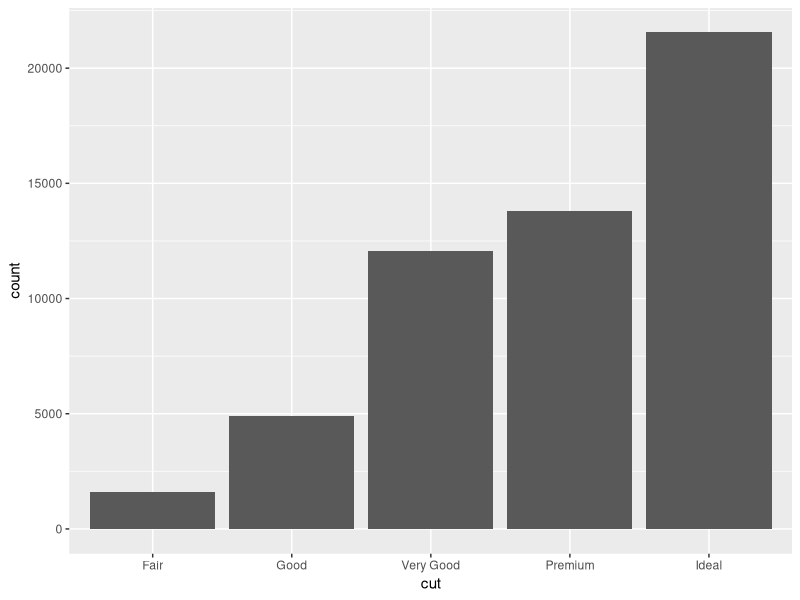
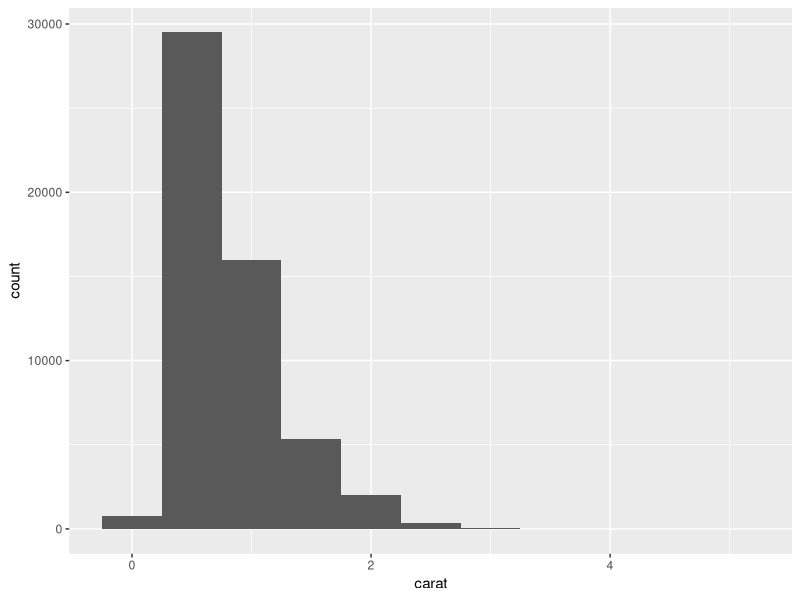
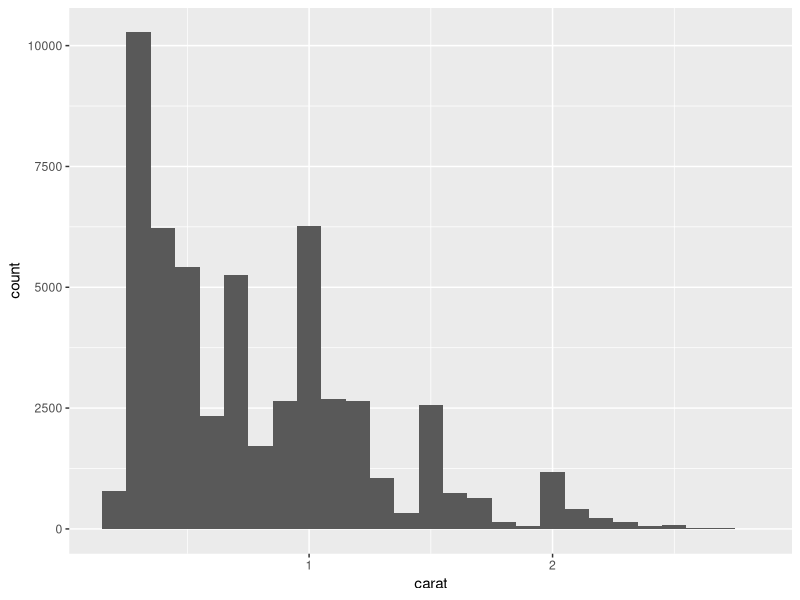
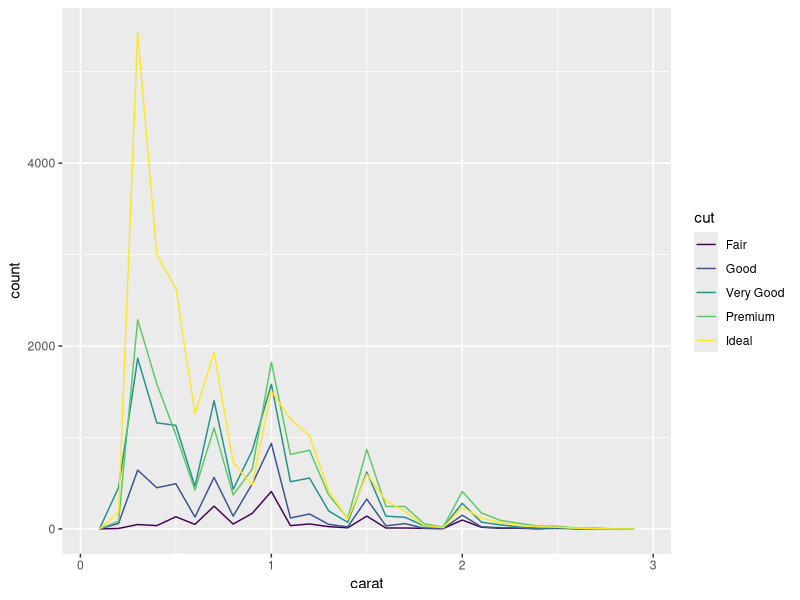
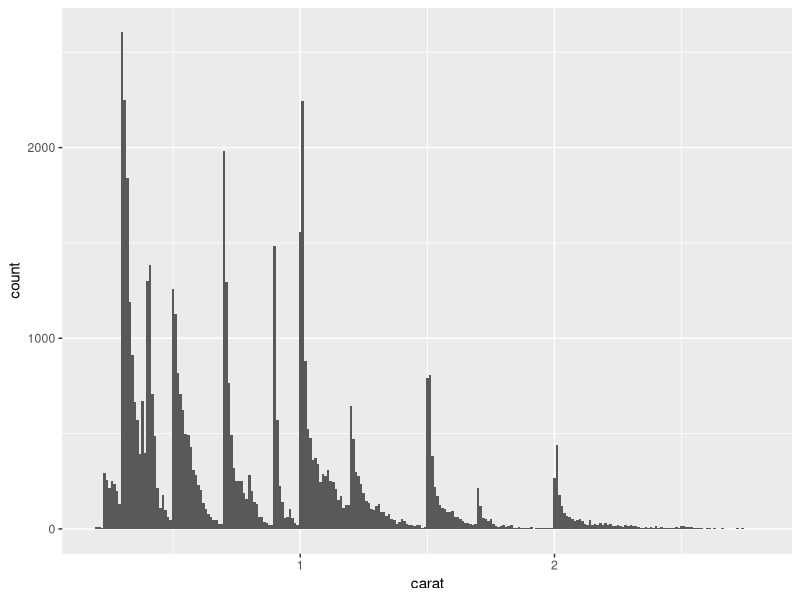
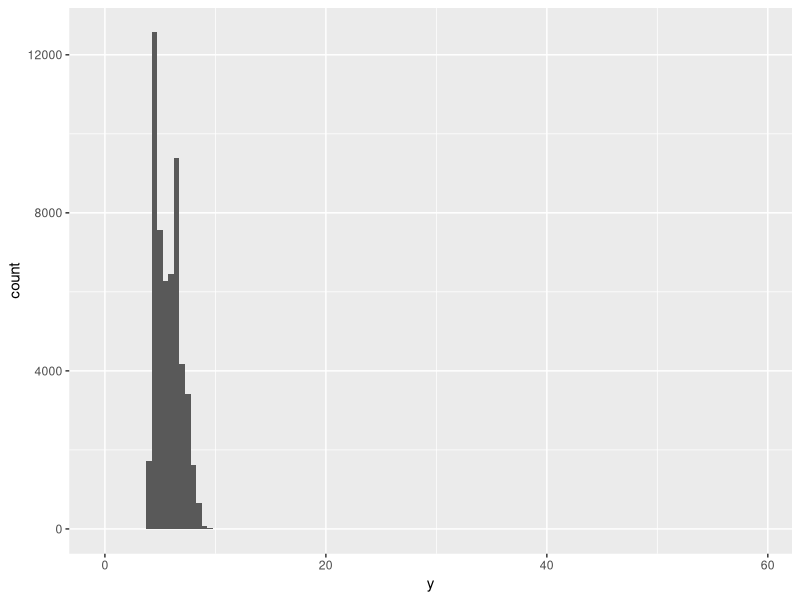
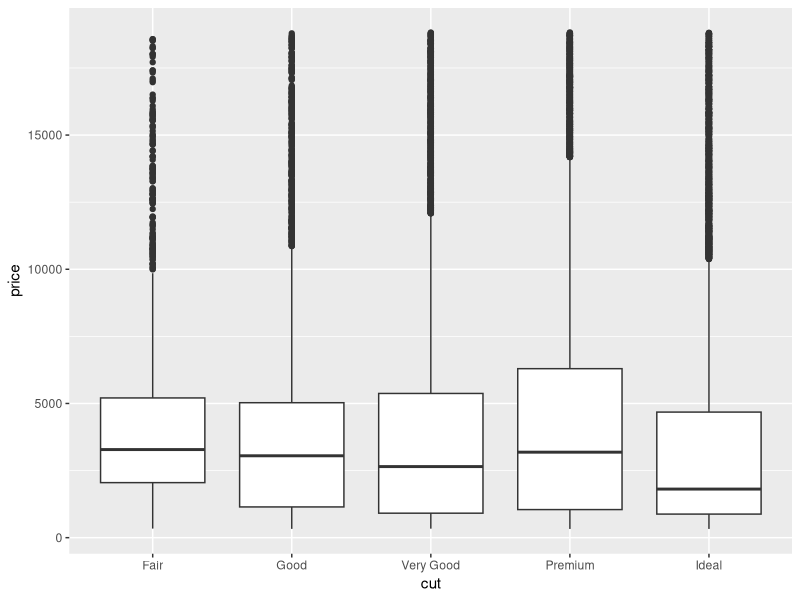
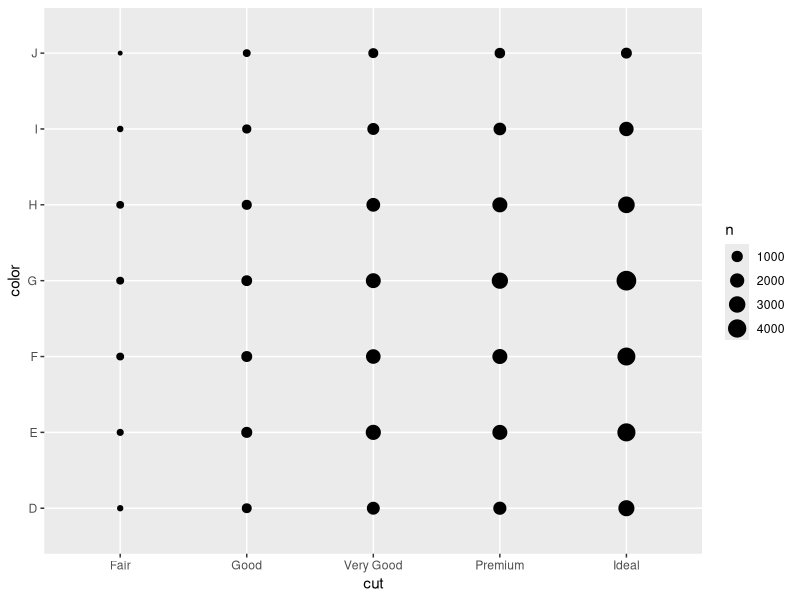

Source code (R) for these figures, in order:
## ---- chunk 1
library(tidyverse)
## ---- chunk 2
ggplot(data = diamonds) + geom_bar(mapping = aes(x = cut))
## ---- chunk 3
library(tidyverse)
diamonds %>% count(cut)
## ---- chunk 4
ggplot(data = diamonds) + geom_histogram(mapping = aes(x = carat), binwidth = 0.5)
## ---- chunk 5
smaller <- diamonds %>% filter(carat < 3)
ggplot(data = smaller, mapping = aes(x = carat)) + geom_histogram(binwidth = 0.1)
## ---- chunk 6
ggplot(data = smaller, mapping = aes(x = carat, colour = cut)) + geom_freqpoly(binwidth = 0.1)
## ---- chunk 7
ggplot(data = smaller, mapping = aes(x = carat)) + geom_histogram(binwidth = 0.01)
## ---- chunk 8
ggplot(diamonds) + geom_histogram(mapping = aes(x = y), binwidth = 0.5)
## ---- chunk 9
diamonds %>% filter(between(y, 3, 20))
## ---- chunk 10
ggplot(data = diamonds, mapping = aes(x = cut, y = price)) + geom_boxplot()
## ---- chunk 11
ggplot(data = diamonds) + geom_count(mapping = aes(x = cut, y = color))
## ---- chunk 12
diamonds %>% count(color, cut) %>% ggplot(mapping = aes(x = color, y = cut)) + geom_tile(mapping = aes(fill = n))
